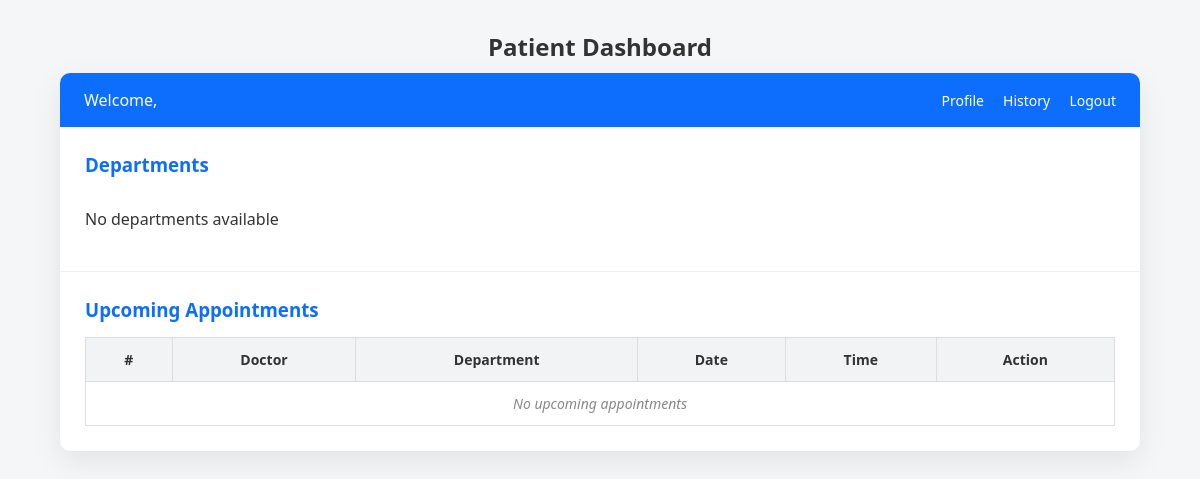
The page /patient/dashboard (signed in) on the database as committed earlier.
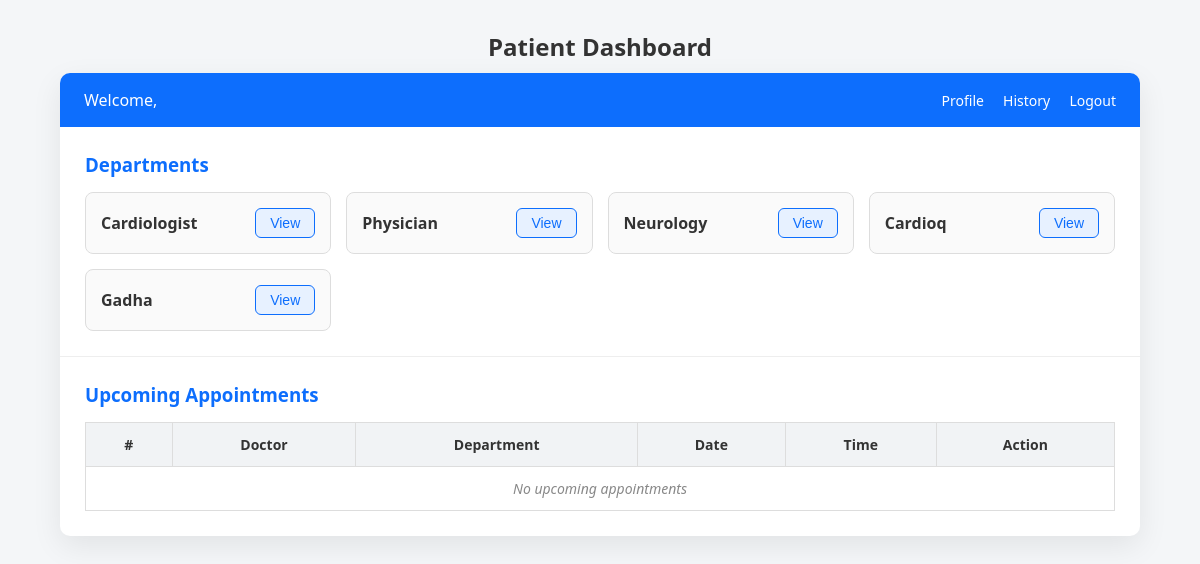
The same page on the database as committed later.
### models.py (models this page shows)
class Department(db.Model):
    id = db.Column(db.Integer,primary_key = True, unique=True)
    dept_name = db.Column(db.String(100), nullable=False)
    location = db.Column(db.String(100),nullable=False)
    doctors = db.relationship('Doctor', backref='department', lazy=True)

### app.py (the view)
@app.route('/patient/dashboard')
@login_required
def patient_dashboard():
    patients = Patient.query.all()
    departments = Department.query.all()
    return render_template('./patient/patient_dashboard.html',departments=departments)

### app.py (called while the page is built)
@loginmanager.user_loader
def load_user(user_id):
     return (
         Admin.query.get(int(user_id)) or
         Doctor.query.get(int(user_id)) or
         Patient.query.get(int(user_id))
     )

### templates/patient/patient_dashboard.html (shortened to what this page needs)
<!DOCTYPE html>
<html lang="en">
<head>
</head>
<body>
<h2>Patient Dashboard</h2>
<div class="dashboard">
  <div class="header">
    <div>Welcome, <strong>{{ current_user.pat_name }}</strong></div>
    <div>
      <a href="{{ url_for('patient_profile', patient_id=current_user.id) }}">Profile</a>
      <a href="#">History</a>
      <a href="{{ url_for('patient_logout') }}">Logout</a>
    </div>
  </div>
  <div class="section">
    <h3>Departments</h3>
    <div class="dept-list">
      {% for dep in departments %}
      <div class="dept-card">
        <span>{{ dep.dept_name }}</span>
        <a href="#">
          <button class="btn btn-view">View</button>
        </a>
      </div>
      {% else %}
      <p>No departments available</p>
      {% endfor %}
    </div>
  </div>
  <div class="section">
    <h3>Upcoming Appointments</h3>
    <table>
      <thead>
        <tr>
          <th>#</th>
          <th>Doctor</th>
          <th>Department</th>
          <th>Date</th>
          <th>Time</th>
          <th>Action</th>
        </tr>
      </thead>
      <tbody>
        {% for appt in appointments %}
        <tr>
          <td>{{ loop.index }}</td>
          <td>{{ appt.doctor.doc_name }}</td>
          <td>{{ appt.doctor.department.dept_name }}</td>
          <td>{{ appt.date.strftime('%d/%m/%Y') }}</td>
          <td>08:00 – 12:00</td>
          <td>
            <a href="#">
              <button class="btn-cancel">Cancel</button>
            </a>
          </td>
        </tr>
        {% else %}
        <tr>
          <td colspan="6" class="empty-row">
            No upcoming appointments
          </td>
        </tr>
        {% endfor %}
      </tbody>
    </table>
  </div>
</div>
</body>
</html>

Rows that differ between the two databases and show on the page:
added Department: dept_name "Cardiologist"
added Department: dept_name "Physician"
added Department: dept_name "Neurology"
added Department: dept_name "Cardioq"
added Department: dept_name "Gadha"
Other text that changed with them:
text no longer shown: "No departments available"
